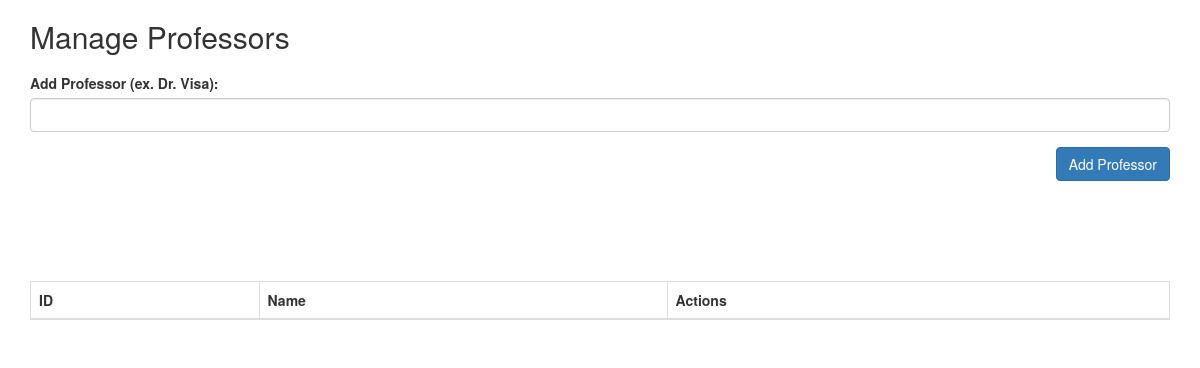
/add_professor.php, run on an earlier commit of the app's database.
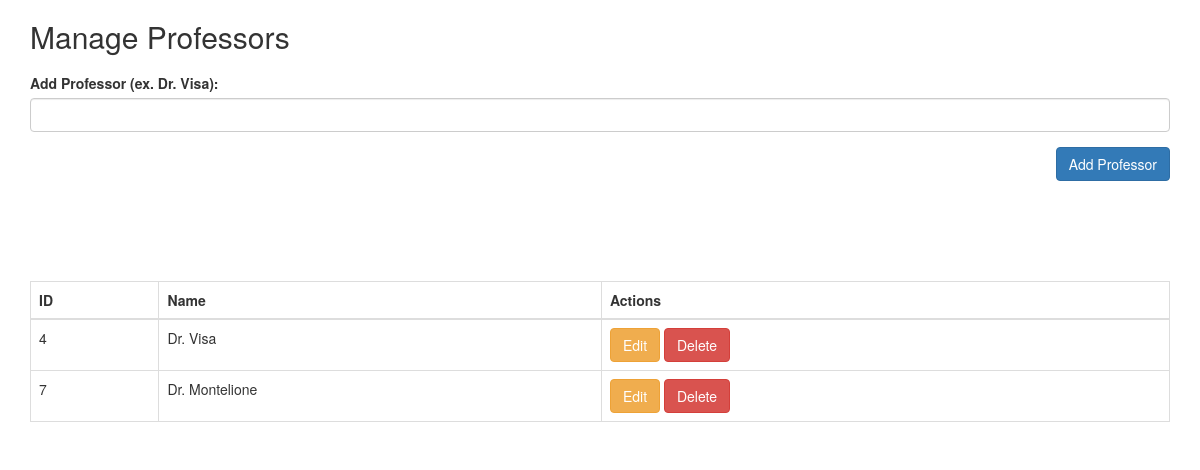
And on a later commit of the database.
### tables this page shows
CREATE TABLE `professor_list` (
  `id` int(11) NOT NULL,
  `name` varchar(255) NOT NULL
);

### add_professor.php (the view, shortened to what this page needs)
<?php
$mysqli = new mysqli('localhost', 'root', '', 'bookingcalendar');
function fetchAllProfessors($mysqli) {
    $query = "SELECT * FROM professor_list";
    $result = $mysqli->query($query);
    $professors = [];
    if ($result) {
        while ($row = $result->fetch_assoc()) {
            $professors[] = $row;
        }
    }
    return $professors;
}
$professors = fetchAllProfessors($mysqli);
?>
<!DOCTYPE html>
<html>
<head>
    <link rel="stylesheet" href="https://maxcdn.bootstrapcdn.com/bootstrap/3.4.0/css/bootstrap.min.css">
</head>
<body>
    <div class="container">
        <h2>Manage Professors</h2>
        <div class="form-section">
            <form action="add_professor.php" method="post">
                <div class="form-group">
                    <label for="newProfessorName">Add Professor (ex. Dr. Visa):</label>
                    <input type="text" name="newProfessorName" id="newProfessorName" class="form-control" required>
                </div>
                <button type="submit" class="btn btn-primary">Add Professor</button>
            </form>
        </div>
        <table class="table table-bordered">
            <thead>
                <tr>
                    <th>ID</th>
                    <th>Name</th>
                    <th>Actions</th>
                </tr>
            </thead>
            <tbody>
                <?php foreach ($professors as $professor): ?>
                    <tr>
                        <td><?php echo $professor['id']; ?></td>
                        <td><?php echo htmlspecialchars($professor['name']); ?></td>
                        <td>
                            <a href="edit_professor.php?id=<?php echo $professor['id']; ?>" class="btn btn-warning">Edit</a>
                            <a href="delete_professor.php?id=<?php echo $professor['id']; ?>" class="btn btn-danger">Delete</a>
                        </td>
                    </tr>
                <?php endforeach; ?>
            </tbody>
        </table>
    </div>
</body>
</html>

### add_professor.php (style rules this page uses)
.form-section { margin-top: 20px; }
.form-section button { margin-bottom: 100px; float: right; }

What changed in the data, as far as the page shows it:
added professor_list: id "4", name "Dr. Visa"
added professor_list: id "7", name "Dr. Montelione"
